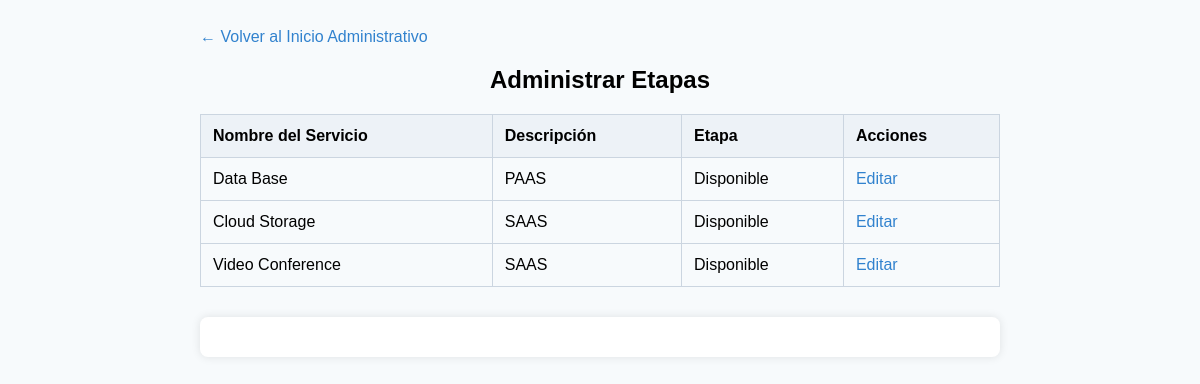
Page /TotCloud/AdministrarEtapas.php on the committed database.
### tables this page shows
CREATE TABLE SERVICIO ( 
    idServicio INT(8) AUTO_INCREMENT PRIMARY KEY, 
    tipoServicio VARCHAR(256) NOT NULL, 
    descripcion VARCHAR(256), 
    idEtapa INT(8) NOT NULL,
    idPrivilegio INT(8) NOT NULL,
    FOREIGN KEY (idPrivilegio) REFERENCES PRIVILEGIOS(idPrivilegio),
    FOREIGN KEY (idEtapa) REFERENCES ETAPA(idEtapa) 
);

CREATE TABLE ETAPA ( 
    idEtapa INT(8) PRIMARY KEY, 
    nombreEtapa VARCHAR(64) NOT NULL, 
    descripcion VARCHAR(256) NOT NULL, 
    idPersonal INT(8) NOT NULL, 
    FOREIGN KEY (idPersonal) REFERENCES PERSONAL(idPersonal) 
);

### TotCloud/AdministrarEtapas.php (the view, shortened to what this page needs)
<?php
require 'config.php';
try {
    $stmt = $pdo->query("SELECT S.idServicio, S.tipoServicio, S.descripcion, E.nombreEtapa, E.idEtapa
                         FROM SERVICIO S
                         JOIN ETAPA E ON S.idEtapa = E.idEtapa
                         GROUP BY S.tipoServicio
                         ORDER BY S.idServicio ASC");
    $servicio = $stmt->fetchAll();
} catch (PDOException $e) {
    echo "Error al obtener los servicios: " . $e->getMessage();
    exit();
}
?>
<!DOCTYPE html>
<html>
<head>
</head>
<body>
    <div class="container">
        <a href="homeAdmin.php" class="back-link">← Volver al Inicio Administrativo</a>
        <h2>Administrar Etapas</h2>
        <table>
            <tr>
                <th>Nombre del Servicio</th>
                <th>Descripción</th>
                <th>Etapa</th>
                <th>Acciones</th>
            </tr>
            <?php foreach ($servicio as $servicios): ?>
                <tr>
                    <td><?php echo htmlspecialchars($servicios['tipoServicio']); ?></td>
                    <td><?php echo htmlspecialchars($servicios['descripcion']); ?></td>
                    <td><?php echo htmlspecialchars($servicios['nombreEtapa']); ?></td>
                    <td class="actions">
                        <a href="AdministrarEtapas.php?action=edit&id=<?php echo $servicios['idServicio']; ?>">Editar</a>
                    </td>
                </tr>
            <?php endforeach; ?>
        </table>
        <div class="form-container">
        </div>
    </div>
</body>
</html>

### TotCloud/AdministrarEtapas.php (style rules this page uses)
body { font-family: Arial, sans-serif; background-color: #f7fafc; padding: 20px; }
.container { max-width: 800px; margin: auto; }
h2 { text-align: center; }
table { width: 100%; border-collapse: collapse; margin-bottom: 30px; }
table, th, td { border: 1px solid #cbd5e0; }
th, td { padding: 12px; text-align: left; }
th { background-color: #edf2f7; }
.actions a { margin-right: 10px; text-decoration: none; color: #3182ce; }
.form-container { background-color: #fff; padding: 20px 30px; border-radius: 8px; box-shadow: 0 0 10px rgba(0, 0, 0, 0.1); }
.back-link { display: block; margin-bottom: 20px; text-decoration: none; color: #3182ce; }

### rows in the picture
servicio: tipoServicio "Data Base", descripcion "PAAS", idEtapa.nombreEtapa "Disponible"
servicio: tipoServicio "Cloud Storage", descripcion "SAAS", idEtapa.nombreEtapa "Disponible"
servicio: tipoServicio "Video Conference", descripcion "SAAS", idEtapa.nombreEtapa "Disponible"
